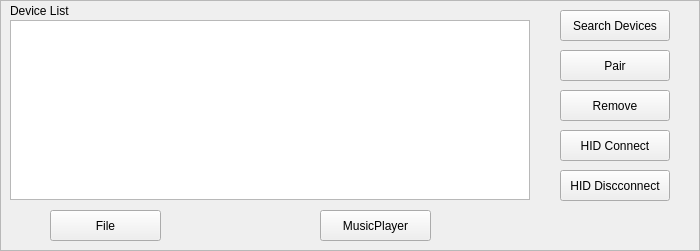
  <widget class="QFrame" name="devicesFrame">
   <property name="geometry">
    <rect>
     <x>90</x>
     <y>5</y>
     <width>700</width>
     <height>251</height>
    </rect>
   </property>
   <property name="autoFillBackground">
    <bool>true</bool>
   </property>
   <property name="frameShape">
    <enum>QFrame::StyledPanel</enum>
   </property>
   <property name="frameShadow">
    <enum>QFrame::Raised</enum>
   </property>
   <widget class="QPushButton" name="btnSearch">
    <property name="geometry">
     <rect>
      <x>560</x>
      <y>10</y>
      <width>110</width>
      <height>31</height>
     </rect>
    </property>
    <property name="minimumSize">
     <size>
      <width>97</width>
      <height>31</height>
     </size>
    </property>
    <property name="text">
     <string>Search Devices</string>
    </property>
   </widget>
   <widget class="QTableWidget" name="tblDeviceList">
    <property name="geometry">
     <rect>
      <x>900</x>
      <y>900</y>
      <width>520</width>
      <height>180</height>
     </rect>
    </property>
    <attribute name="horizontalHeaderDefaultSectionSize">
     <number>160</number>
    </attribute>
    <attribute name="horizontalHeaderMinimumSectionSize">
     <number>30</number>
    </attribute>
   </widget>
   <widget class="QPushButton" name="btnPair">
    <property name="geometry">
     <rect>
      <x>560</x>
      <y>50</y>
      <width>110</width>
      <height>31</height>
     </rect>
    </property>
    <property name="text">
     <string>Pair</string>
    </property>
   </widget>
   <widget class="QPushButton" name="btnRemove">
    <property name="geometry">
     <rect>
      <x>560</x>
      <y>90</y>
      <width>110</width>
      <height>31</height>
     </rect>
    </property>
    <property name="text">
     <string>Remove</string>
    </property>
   </widget>
   <widget class="QPushButton" name="btnConnectHid">
    <property name="geometry">
     <rect>
      <x>560</x>
      <y>130</y>
      <width>110</width>
      <height>31</height>
     </rect>
    </property>
    <property name="text">
     <string>HID Connect</string>
    </property>
   </widget>
   <widget class="QPushButton" name="btnDisconnectHid">
    <property name="geometry">
     <rect>
      <x>560</x>
      <y>170</y>
      <width>110</width>
      <height>31</height>
     </rect>
    </property>
    <property name="text">
     <string>HID Discconnect</string>
    </property>
   </widget>
   <widget class="QTableWidget" name="tblPairedDevices">
    <property name="geometry">
     <rect>
      <x>10</x>
      <y>20</y>
      <width>520</width>
      <height>180</height>
     </rect>
    </property>
    <attribute name="horizontalHeaderCascadingSectionResizes">
     <bool>false</bool>
    </attribute>
    <attribute name="horizontalHeaderDefaultSectionSize">
     <number>160</number>
    </attribute>
    <attribute name="horizontalHeaderMinimumSectionSize">
     <number>30</number>
    </attribute>
   </widget>
   <widget class="QLabel" name="lblPairedDevices">
    <property name="geometry">
     <rect>
      <x>10</x>
      <y>0</y>
      <width>101</width>
      <height>21</height>
     </rect>
    </property>
    <property name="text">
     <string>Device List</string>
    </property>
   </widget>
   <widget class="QLabel" name="label_6">
    <property name="geometry">
     <rect>
      <x>900</x>
      <y>900</y>
      <width>121</width>
      <height>21</height>
     </rect>
    </property>
    <property name="text">
     <string>Application Role :</string>
    </property>
   </widget>
   <widget class="QRadioButton" name="radioButtonDual">
    <property name="geometry">
     <rect>
      <x>900</x>
      <y>900</y>
      <width>111</width>
      <height>20</height>
     </rect>
    </property>
    <property name="text">
     <string>Dual role</string>
    </property>
   </widget>
   <widget class="QPushButton" name="btnOpush">
    <property name="geometry">
     <rect>
      <x>50</x>
      <y>210</y>
      <width>111</width>
      <height>31</height>
     </rect>
    </property>
    <property name="text">
     <string>File</string>
    </property>
   </widget>
   <widget class="QPushButton" name="btnStereo">
    <property name="geometry">
     <rect>
      <x>320</x>
      <y>210</y>
      <width>111</width>
      <height>31</height>
     </rect>
    </property>
    <property name="layoutDirection">
     <enum>Qt::LeftToRight</enum>
    </property>
    <property name="text">
     <string>MusicPlayer</string>
    </property>
   </widget>
  </widget>
